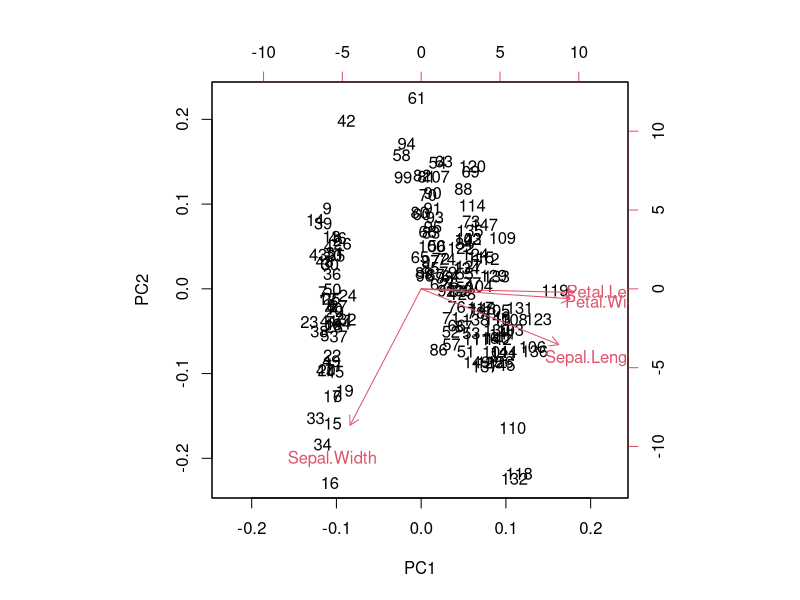
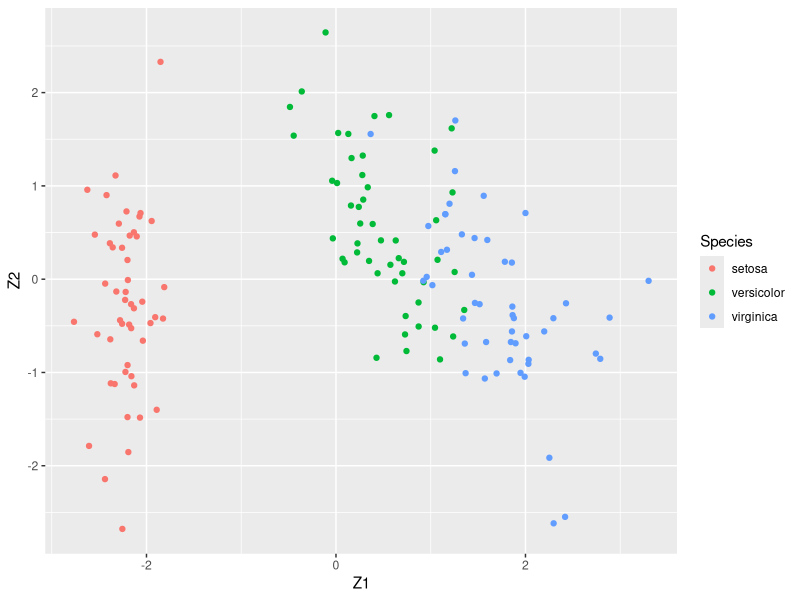
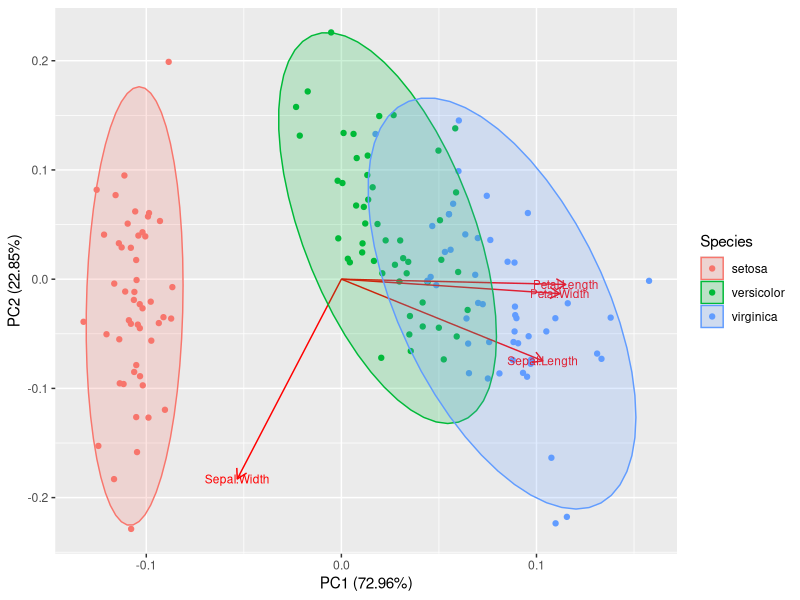
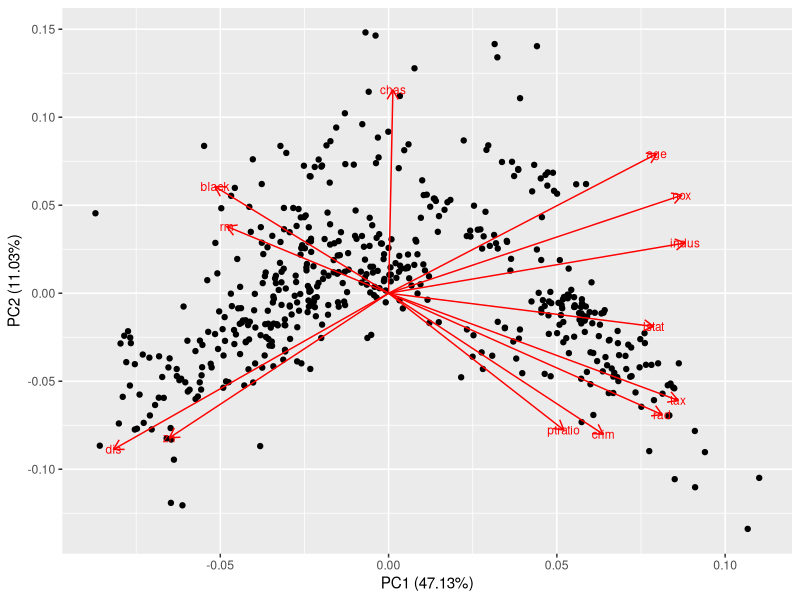

Write the R code that produced these figures, in order.
library(tidyverse)
library(caret)
library(ggfortify)

X <- data.frame(x1=rnorm(10,2,3.5),x2=rnorm(10,5,1.6),x3=rnorm(10,17,22))
X_cs_proc <- preProcess(X,method = c("center","scale")) 
X_cs_df <- predict(X_cs_proc,X)


pr_out1 <- prcomp(X,center = T,scale = T)

as.matrix(X_cs_df) %*% pr_out1$rotation
pr_out1$x

pr_out2 <- prcomp(X_cs_df)

as.matrix(X_cs_df) %*% pr_out2$rotation
pr_out2$x

pr_out3 <- prcomp(X)

as.matrix(apply(X, 2, function(x) x - mean(x))) %*% pr_out3$rotation
pr_out3$x


iris_X <- iris %>% dplyr::select(-Species)
pr_iris <- prcomp(iris_X,center=T,scale=T)
Z <- as.data.frame(pr_iris$x)
names(Z) <- c("Z1","Z2")
Z$Species <- iris$Species

biplot(pr_iris)

Z %>% ggplot(aes(x=Z1,y=Z2,color=Species)) + geom_point()

autoplot(prcomp(iris[ ,1:4],center=T,scale=T), data = iris,colour = 'Species',frame = TRUE, frame.type = 'norm',loadings.label = TRUE, loadings.label.size = 3)

(pr_var <- pr_iris$sdev ^2)

(pve <- pr_var/sum(pr_var))

cumsum(pve)

library(MASS)

autoplot(prcomp(Boston[,-c(14)],center=T,scale=T), data = Boston,loadings.label = TRUE, loadings.label.size = 3)
